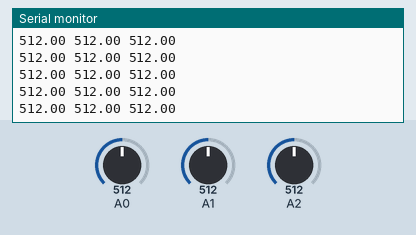
Bench run of a sketch on a simulated Arduino Uno, built with avr-gcc and run on an emulated ATmega328P. Parts: the last lines printed to the serial monitor. The test bench sets the inputs (shaded band); at power-on: A0 = 512, A1 = 512, A2 = 512.

Above: at 1.2 s.
1.3 s: A0 set to 716
At 2.2 s:
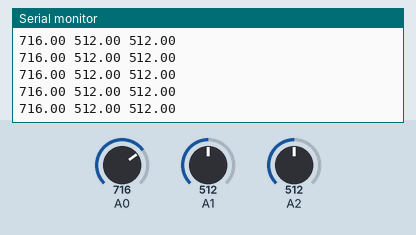
2.8 s: A1 set to 716
At 3.9 s:
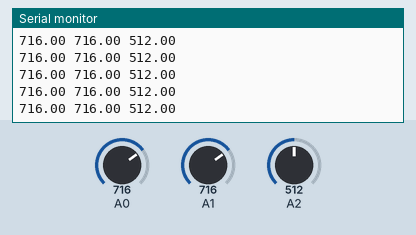
4.3 s: A2 set to 716
At 5.0 s:
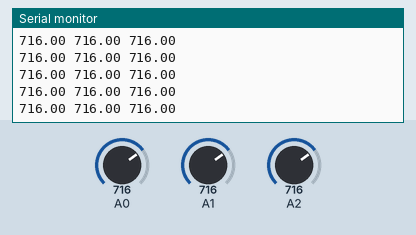
5.8 s: A0 set to 900
At 6.5 s:
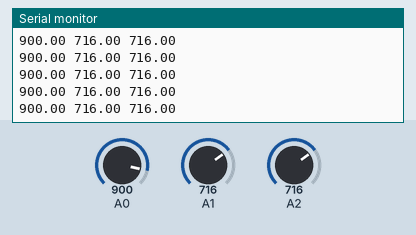
7.3 s: A1 set to 900
At 8.1 s:
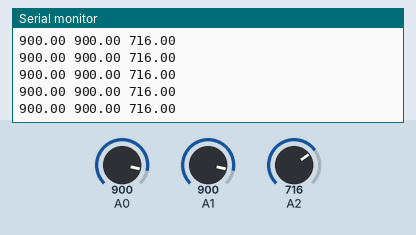
8.8 s: A2 set to 900
At 9.9 s:
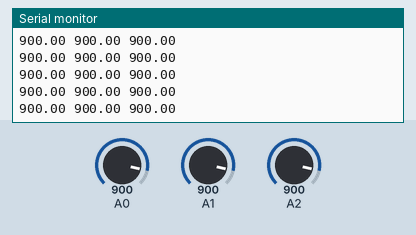
Timing chart, 0 to 11.3 s (numbered marks = the images above; inputs shaded):
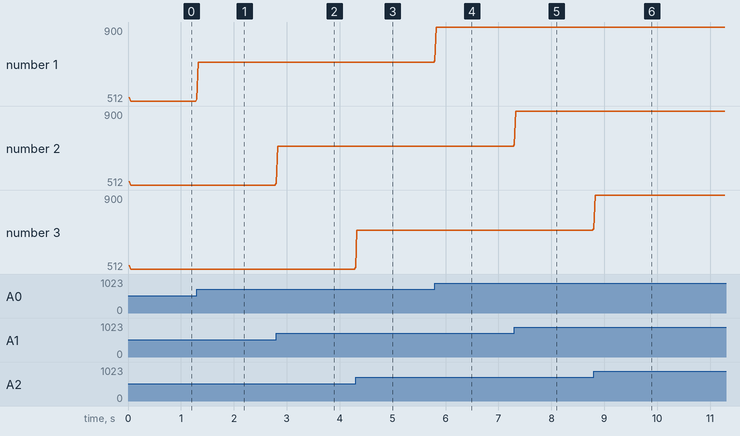

The sketch:

inputArdunioCode.ino.ino
```cpp
#define BUFFER 25

float out_0 = 512;
float out_1 = 512;
float out_2 = 512;

int iter = 0;

#include "TimerOne.h"

void setup()
{
  int i;
  pinMode(A0, INPUT);
  pinMode(A1, INPUT);
  pinMode(A2, INPUT);
  pinMode(7, INPUT);

  Timer1.initialize(1000);
  Timer1.attachInterrupt(callback);

  Serial.begin(115200, SERIAL_8E1);              //  setup serial
}

void callback()
{
  out_0 += analogRead(A0);
  out_1 += analogRead(A1);
  out_2 += analogRead(A2);

  iter++;
  if(iter > 24) {
    iter = 0;
    Serial.print(out_0 / 25.0);
    Serial.print(" ");
    Serial.print(out_1 / 25.0);
    Serial.print(" ");
    Serial.println(out_2 / 25.0);
    out_0 = 0;
    out_1 = 0;
    out_2 = 0;
  }
}

void loop()
{

  // val_0[iter] = analogRead(A0);     // read the input pin
  // val_1[iter] = analogRead(A1);
  // val_2[iter] = analogRead(A2);
  // val_3[iter] = analogRead(A3);
  // iter++;
  // if(iter > BUFFER) {
  //   iter = 0;
  // }

  // Serial.print(avg_val(val_0));
  // Serial.print(" ");
  // Serial.print(avg_val(val_1));
  // Serial.print(" ");
  // Serial.print(avg_val(val_2));
  // Serial.print(" ");
  // Serial.println(avg_val(val_3));

  // out_0 = ((out_0 * 0.6) + (analogRead(A0) * 0.4));
  // out_1 = ((out_1 * 0.6) + (analogRead(A1) * 0.4));
  // out_2 = ((out_2 * 0.6) + (analogRead(A2) * 0.4));

  // Serial.print(out_0);
  // Serial.print(" ");
  // Serial.print(out_1);
  // Serial.print(" ");
  // Serial.println(out_2);
}
```

Measured:
- after the input at 1.3 s, the serial monitor: prints a new line at once (image 1)
- after the input at 2.8 s, the serial monitor: prints a new line at once (image 2)
- after the input at 4.3 s, the serial monitor: prints a new line at once (image 3)
- after the input at 5.8 s, the serial monitor: prints a new line at once (image 4)
- after the input at 7.3 s, the serial monitor: prints a new line at once (image 5)
- after the input at 8.8 s, the serial monitor: prints a new line at once (image 6)
- plotted number 1: 512 → 716 after the input at 1.3 s, 716 → 900 after the input at 5.8 s
